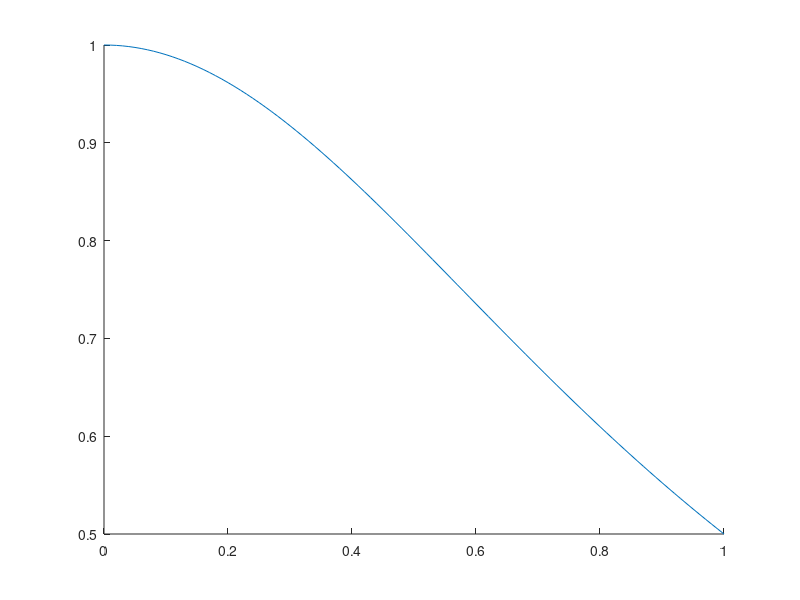

MATLAB code for this plot: (Note: this script raises an error after producing the figure.)
clear all;close all; hold on;

t = [0:0.01:1];
F = (1 + t.^2) .^(-1);
plot(t,F);

N = 500;
[X,Y] = LancerFleches(N);
scatter(X,Y);

compteur = 0;
for i = 1 :N
    x = X(i); y =Y(i);
    yj = 1/(1 + x^2);
    if (y <= yj)
        compteur =compteur+1;
    end
end    

PA = compteur/N;
